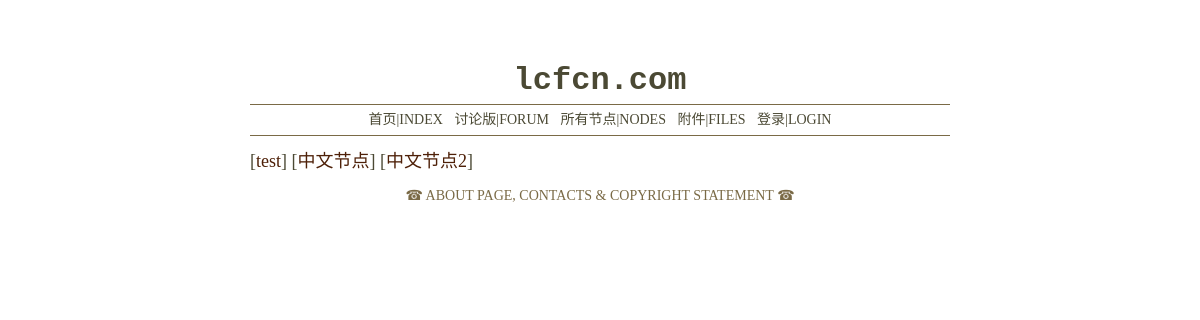
The page /forum/node/ on the database its author committed.
### forum/models.py (models this page shows, shortened)
class DateTimeBase(models.Model):
    created = models.DateTimeField(auto_now_add=True)
    last_edited = models.DateTimeField(auto_now=True)
    class Meta:
        abstract = True

class NodeTag(DateTimeBase):
    name = models.CharField(max_length=50, error_messages={
        'blank': u"节点的名称不能为空",
        'null': u"节点的名称不能为空",
        'invalid': u"您输入了一个无效的节点名称，节点名称的长度不能超过50个字符"
    }, help_text=u"☞节点名称为必填且不能超过50个字符", verbose_name=u"节点名称", unique=True)
    description = models.TextField(blank=True, null=True,
                                   help_text=u"☞关于节点讨论主题的简要描述",
                                   verbose_name=u"节点描述")
    slug = models.CharField(max_length=30, help_text=u"☞节点的英文简写", verbose_name=u"节点代号", unique=True)

### forum/templates/forum/nodetag/list.html
{% extends "forum/base.html" %}
    {% block container %}
        <div id="nodetag-list">
        {% for node in nodetag_list %}
        [<a href="{% url 'nodetag-detail' slug=node.slug %}">{{ node.name }}</a>]
        {% endfor %}
        </div>
    {% endblock %}

### forum/static/forum/mainstyle.css (style rules this page uses)
body { font-size: 16px; color: #4B4934; font-family: Georgia, "Times New Roman", Times, serif, sans-serif; }
div { word-wrap: break-word; -ms-word-wrap: break-word; }
a { color: #4E2008; text-decoration: none; }
#nodetag-list { font-size: 18px; }

### rows shown on the page
NodeTag: name "test"
NodeTag: name "中文节点"
NodeTag: name "中文节点2"
